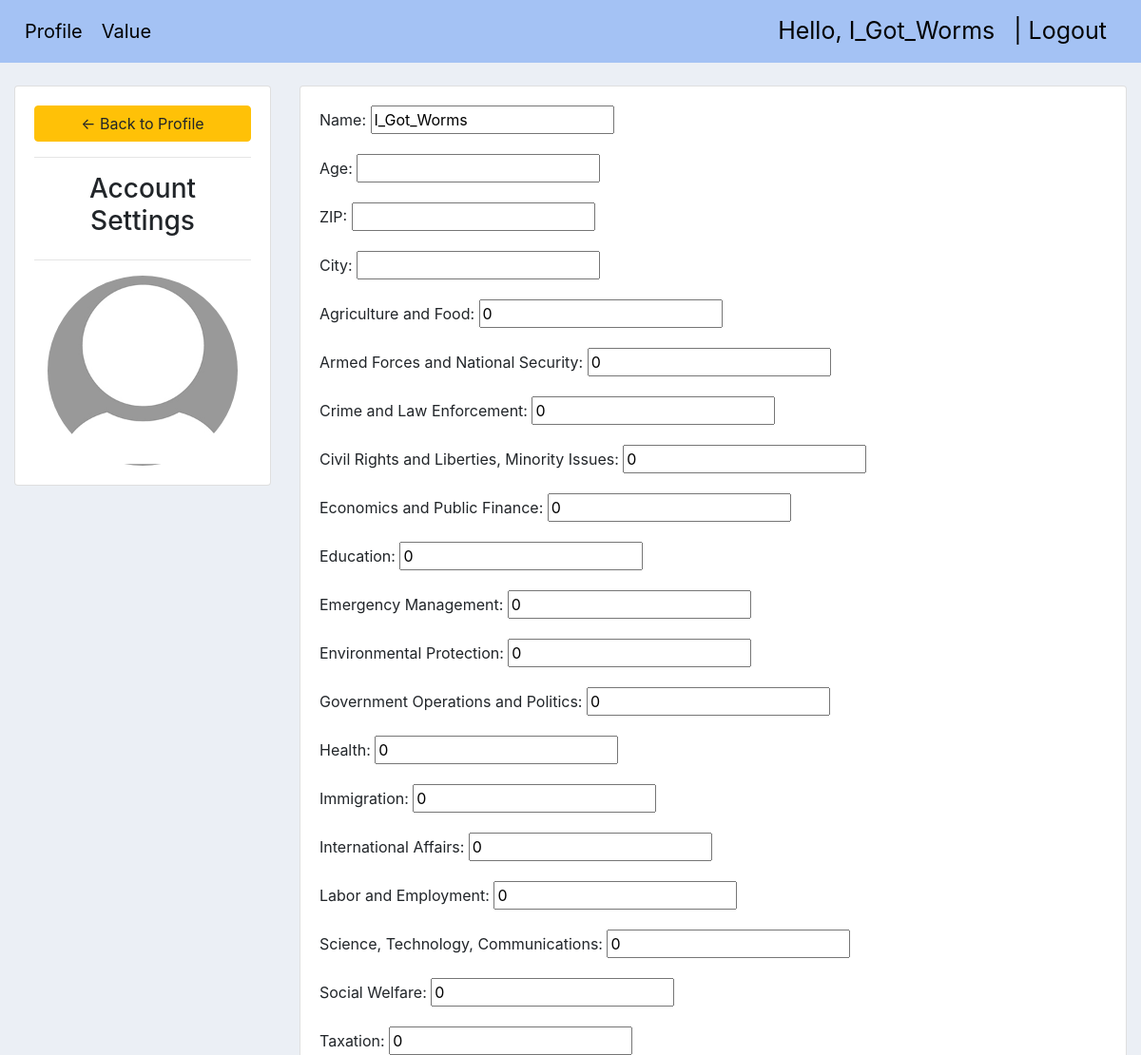
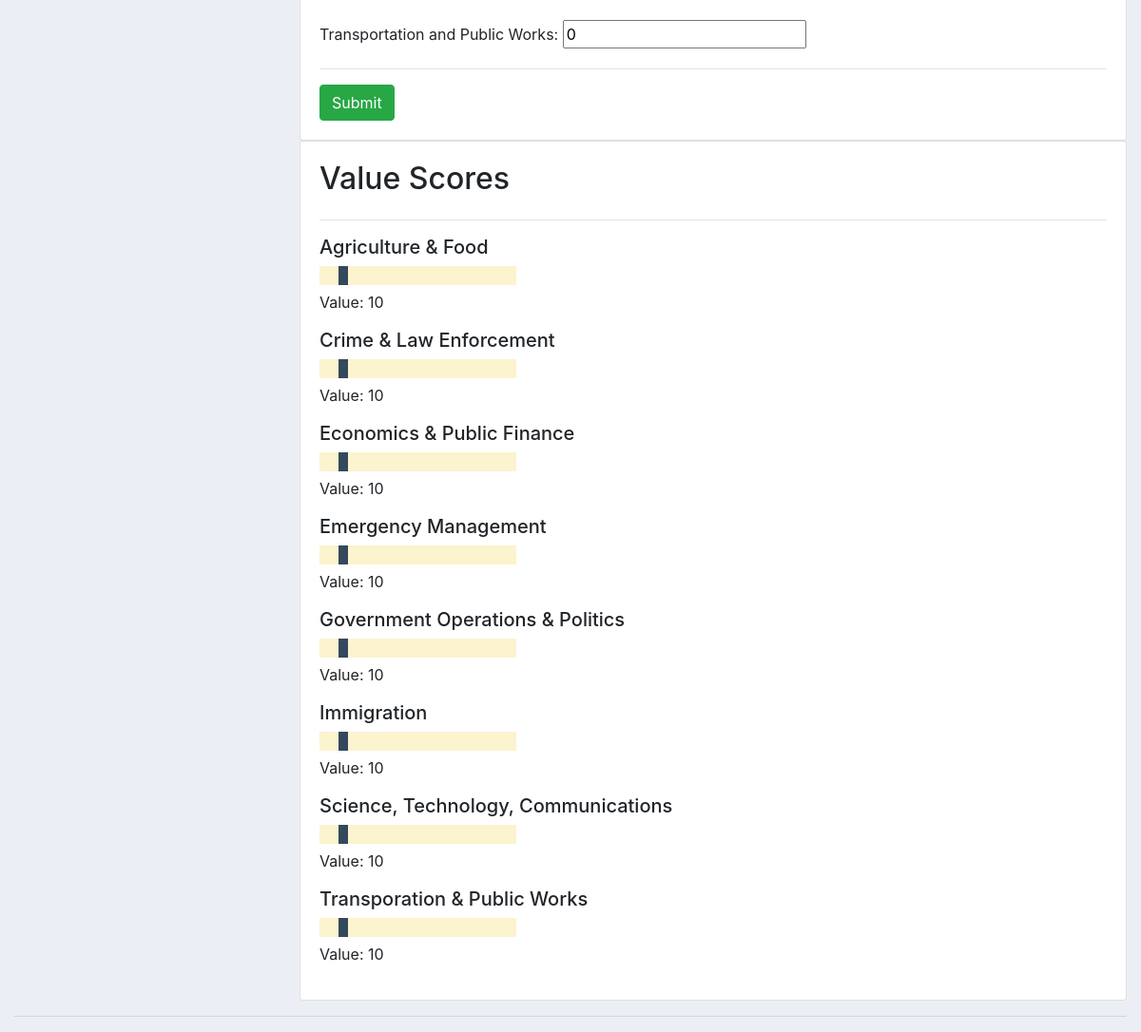
Screenshot of /account/ (signed in) with the database file from the repository (2 pictures, top to bottom).
### accounts/models.py (models this page shows, shortened)
class Customer(models.Model):
	user = models.OneToOneField(User, null=True, on_delete=models.CASCADE) # <-- add this for the User profile create a one to one relationship (customer - User)
	name = models.CharField(max_length=200, null=True)
	Age = models.CharField("Age", max_length=3, null=True,)
	zip_code = models.CharField("ZIP", max_length=12, null=True,)
	city = models.CharField("City", max_length=1024, null=True,)
	agriculture_and_food = models.IntegerField("Agriculture and Food", default=0, validators=[MinValueValidator(0), MaxValueValidator(100)])
	armedforces_and_nationalsecurity = models.IntegerField("Armed Forces and National Security", default=0, validators=[MinValueValidator(0), MaxValueValidator(100)])
	crime_and_lawenforcement = models.IntegerField("Crime and Law Enforcement", default=0, validators=[MinValueValidator(0), MaxValueValidator(100)])
	civilrights_and_liberties_minorityissues = models.IntegerField("Civil Rights and Liberties, Minority Issues", default=0, validators=[MinValueValidator(0), MaxValueValidator(100)])
	economics_and_public_finance = models.IntegerField("Economics and Public Finance", default=0, validators=[MinValueValidator(0), MaxValueValidator(100)])
	education = models.IntegerField("Education", default=0, validators=[MinValueValidator(0), MaxValueValidator(100)])
	emergency_management = models.IntegerField("Emergency Management", default=0, validators=[MinValueValidator(0), MaxValueValidator(100)])
	environmental_protection = models.IntegerField("Environmental Protection", default=0, validators=[MinValueValidator(0), MaxValueValidator(100)])
	governmentoperations_and_politics = models.IntegerField("Government Operations and Politics", default=0, validators=[MinValueValidator(0), MaxValueValidator(100)])
	health = models.IntegerField("Health", default=0, validators=[MinValueValidator(0), MaxValueValidator(100)])
	immigration = models.IntegerField("Immigration", default=0, validators=[MinValueValidator(0), MaxValueValidator(100)])
	internationalaffairs = models.IntegerField("International Affairs", default=0, validators=[MinValueValidator(0), MaxValueValidator(100)])
	labor_and_employment = models.IntegerField("Labor and Employment", default=0, validators=[MinValueValidator(0), MaxValueValidator(100)])
	science_technology_communications = models.IntegerField("Science, Technology, Communications", default=0, validators=[MinValueValidator(0), MaxValueValidator(100)])
	social_welfare = models.IntegerField("Social Welfare", default=0, validators=[MinValueValidator(0), MaxValueValidator(100)])
	taxation = models.IntegerField("Taxation", default=0, validators=[MinValueValidator(0), MaxValueValidator(100)])
	transportation_and_public_works = models.IntegerField("Transportation and Public Works", default=0, validators=[MinValueValidator(0), MaxValueValidator(100)])

### accounts/decorators.py (the view)
		def wrapper_func(request, *args, **kwargs):
			group = None
			if request.user.groups.exists(): # check if the user is part of the group
				group = request.user.groups.all()[0].name
			if group in allowed_roles:
				return view_func(request, *args, **kwargs)
			else:
				return HttpResponse('You are not authorized to view this page')

### accounts/forms.py
class CustomerForm(ModelForm):
	class Meta:
		model = Customer
		fields = '__all__'
		exclude = ['user']

### accounts/views.py (called while the page is built)
@login_required(login_url='login')
@allowed_users(allowed_roles=['customer'])
def accountSettings(request):
	customer = request.user.customer
	form = CustomerForm(instance=customer)
	if request.method == 'POST':  #healding the submition
		form = CustomerForm(request.POST, instance=customer)#<---no pillow (request.POST, request.FILES,instance=customer)
		if form.is_valid():
			form.save()
	context = {'form':form}
	return render(request, 'accounts/account_settings.html', context)

### accounts/templates/accounts/account_settings.html (shortened to what this page needs)
{%  extends 'accounts/main.html' %}
{% load static %}
{% block content %}
<br>
<div class="row">
	<div class="col-md-3">
		<div class="card card-body">
			<a class="btn btn-warning" href="{% url 'home' %}"> &#8592; Back to Profile</a>
			<hr>
			<h3 style="text-align: center">Account Settings</h3>
			<hr>
			<img class="profile-pic" src="/static/images/avatar.jpg" >
		</div>
	</div>
	<div class="col-md-9">
		<div class="card card-body">
			<form method="POST" action="" enctype="multipart/form-data">
				{{form.as_p}}
				<hr>
				<input class="btn btn-success" type="submit" name="Update Information" >
				</form>
		</div>
		<div class="card card-body">
			<h2>Value Scores</h2><hr>
			<h5>Agriculture & Food</h5>
			<div>
  				<div class="rangeslider">
    				<input type="range" min="0" max="100" value="10" class="myslider" id="sliderRange1">
    				<p>Value: <span id="demo1"></span></p>
  				</div>
			</div>
			<h5>Crime & Law Enforcement</h5>
			<div>
  				<div class="rangeslider">
    				<input type="range" min="0" max="100" value="10" class="myslider" id="sliderRange2">
    				<p>Value: <span id="demo2"></span></p>
  				</div>
			</div>
			<h5>Economics & Public Finance</h5>
			<div>
  				<div class="rangeslider">
    				<input type="range" min="0" max="100" value="10" class="myslider" id="sliderRange3">
    				<p>Value: <span id="demo3"></span></p>
  				</div>
			</div>
			<h5>Emergency Management</h5>
			<div>
  				<div class="rangeslider">
    				<input type="range" min="0" max="100" value="10" class="myslider" id="sliderRange4">
    				<p>Value: <span id="demo4"></span></p>
  				</div>
			</div>
			<h5>Government Operations & Politics</h5>
			<div>
  				<div class="rangeslider">
    				<input type="range" min="0" max="100" value="10" class="myslider" id="sliderRange5">
    				<p>Value: <span id="demo5"></span></p>
  				</div>
			</div>
			<h5>Immigration</h5>
			<div>
  				<div class="rangeslider">
    				<input type="range" min="0" max="100" value="10" class="myslider" id="sliderRange6">
    				<p>Value: <span id="demo6"></span></p>
  				</div>
			</div>
			<h5>Science, Technology, Communications</h5>
			<div>
  				<div class="rangeslider">
    				<input type="range" min="0" max="100" value="10" class="myslider" id="sliderRange7">
    				<p>Value: <span id="demo7"></span></p>
  				</div>
			</div>
			<h5>Transporation & Public Works</h5>
			<div>
  				<div class="rangeslider">
    				<input type="range" min="0" max="100" value="10" class="myslider" id="sliderRange8">
    				<p>Value: <span id="demo8"></span></p>
  				</div>
			</div>
		</div>
</div>
{% endblock %}

### accounts/templates/accounts/navbar.html (shortened to what this page needs)
{% load static %}
  <nav class="navbar navbar-expand-lg navbar-light" style="background-color: #A4C2F4;">
  <div class="collapse navbar-collapse" id="navbarNav">
    <ul class="navbar-nav">
      <li class="nav-item">
       <a class="nav-link" style="text-align: center;padding: 10px; font-size: 20px;color:black" href="{% url 'home' %}">Profile</a>
     </li>
     <li class="nav-item active">
      <a class="nav-link" style="text-align: center;padding: 10px; font-size: 20px;color:black" href="{% url 'user-value' %}">Value</a>
    </li>
    </ul>
  </div>
  <span class="hello-msg">Hello, {{request.user}} </span>
  <span ><a  class="hello-msg" href="{% url 'logout' %}"> |  Logout</a></span>
</nav>

### static/css/main.css (style rules this page uses)
body { background-color: #ebeff5; }

### accounts/templates/accounts/navbar.html (style rules this page uses)
.hello-msg { font-size: 25px; color: rgb(3, 3, 3); margin-right: 20px; }

### accounts/templates/accounts/account_settings.html (style rules this page uses)
.profile-pic { max-width: 200px; max-height:200px; margin: 0 auto; border-radius: 50%; }
.rangeslider { width: 50%; }
.myslider { -webkit-appearance: none; background: #FCF3CF ; width: 50%; height: 20px; opacity: 2; }

### rows the page displays
Customer: name "I_Got_Worms", agriculture_and_food "0", armedforces_and_nationalsecurity "0", crime_and_lawenforcement "0", civilrights_and_liberties_minorityissues "0", economics_and_public_finance "0", education "0", emergency_management "0", environmental_protection "0", governmentoperations_and_politics "0", health "0", immigration "0", internationalaffairs "0", labor_and_employment "0", science_technology_communications "0", social_welfare "0", taxation "0", transportation_and_public_works "0"

### other values shown
{{ request.user }} "I_Got_Worms"
